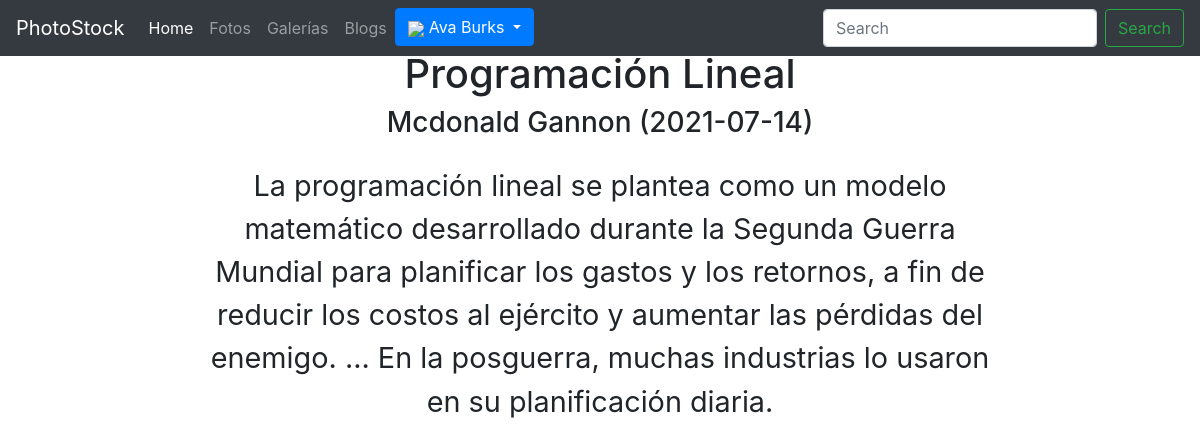
The page /blog.php?id_blog=3 (signed in) on the database its author committed.
### tables this page shows
CREATE TABLE blogs(
    id_blog BIGINT PRIMARY KEY AUTO_INCREMENT,
    id_usuario BIGINT NOT NULL,
    fecha_blog DATE NOT NULL DEFAULT CURRENT_DATE,
    nombre_blog VARCHAR(50) NOT NULL,
    contenido TEXT NOT NULL,
    id_foto BIGINT NULL,
    FOREIGN KEY (id_usuario) REFERENCES usuarios(id_usuario),
    FOREIGN KEY (id_foto) REFERENCES fotos(id_foto)
    );

CREATE TABLE usuarios(
    id_usuario BIGINT PRIMARY KEY AUTO_INCREMENT,
    username VARCHAR(50) UNIQUE NOT NULL,
    password VARCHAR(250) NOT NULL,
    nombres VARCHAR(100) NOT NULL,
    apellidos VARCHAR(100)NOT NULL,
    nacimiento DATE NOT NULL,
    direccion TEXT NOT NULL,
    sobre_mi TEXT NULL,
    foto TEXT NULL,
    administrador int default 0
    );

### controladores/obtener_blog.php (called while the page is built, shortened)
<?php
if (isset($_GET["id_blog"])){
    $id_blog = $_GET["id_blog"];
    $sql = "CALL obtener_blog($id_blog);";
    include_once "conexion.php";
    $result = mysqli_query($conexion, $sql);
    if (mysqli_num_rows($result) > 0) {
        while($row = mysqli_fetch_assoc($result)) {
            $titulo = $row['nombre_blog'];
            $apellidos = $row['apellidos'];
            $nombres = $row['nombres'];
            $contenido = $row['contenido'];
            $autor = "$apellidos $nombres";
            $fecha = $row['fecha_blog'];
            ?>
        <?php }
        }else echo "No se han encontrado resultados";
}else{?>
    <h1>Parece que te has perdido </h1>
    <h1><a href="index.php">Volver al home </a></h1>
<?php
die();
}
?>

### blog.php (the view, shortened to what this page needs)
<!DOCTYPE html>
<html lang="en">
<head>
    <link rel="stylesheet" href="assets/css/blog.css">
</head>
<body>
    <div class="custom-main">
    <?php
    include "templates/header.php";
    include "controladores/obtener_blog.php";
    ?>
    <h1 class="titulo"><?php echo $titulo; ?></h1>
    <h3 class="autor"><?php echo "$autor ($fecha)"; ?></h3>
    <p class="contenido">
        <?php echo $contenido; ?>
    </p>
    </div>
</body>
</html>

### assets/css/blog.css (style rules this page uses)
.custom-main, p { text-align: center; align-items: center; margin: 0 auto; }
h1 { color : black; font-size: 5rem; }
h3 { font-family:sans-serif; }
p { padding-top: 1rem; font-size: 1.8rem; max-width:800px; }

### assets/css/main.css (style rules this page uses)
.custom-main { padding-top:50px }

### rows shown on the page
blogs: nombre_blog "Programación Lineal", id_usuario.nombres "Mcdonald Gannon", fecha_blog "2021-07-14", contenido "La programación lineal se plantea como un modelo matemático desarrollado durante la Segunda Guerra Mundial para planificar los gastos y los retornos, a fin de reducir los costos al ejército y aumentar las pérdidas del enemigo. ... En la posguerra, muchas industrias lo usaron en su planificación diaria."

### other values the page prints
$_SESSION ['nombres'] "Ava"
$_SESSION['apellidos'] "Burks"
